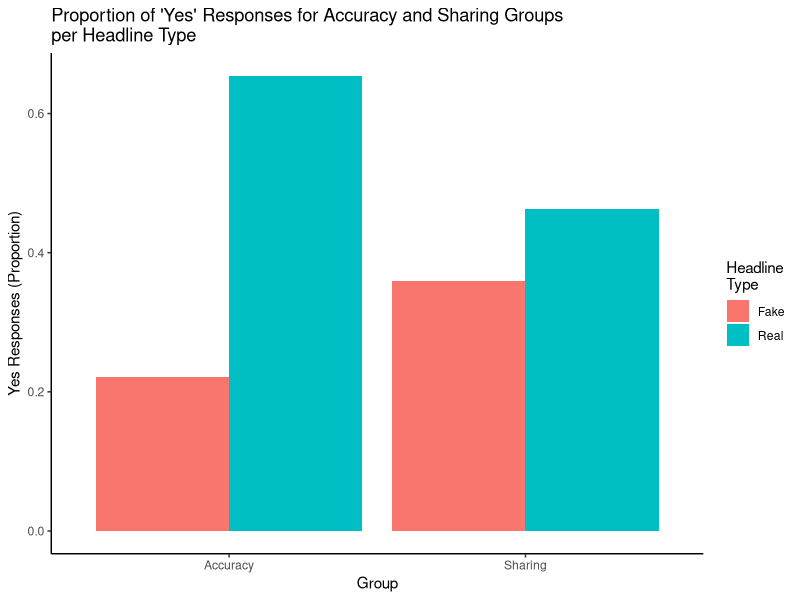
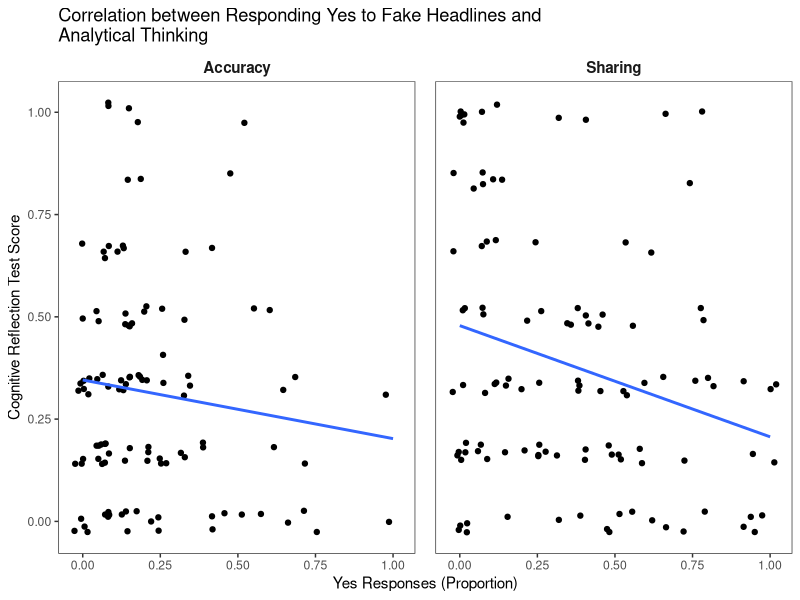
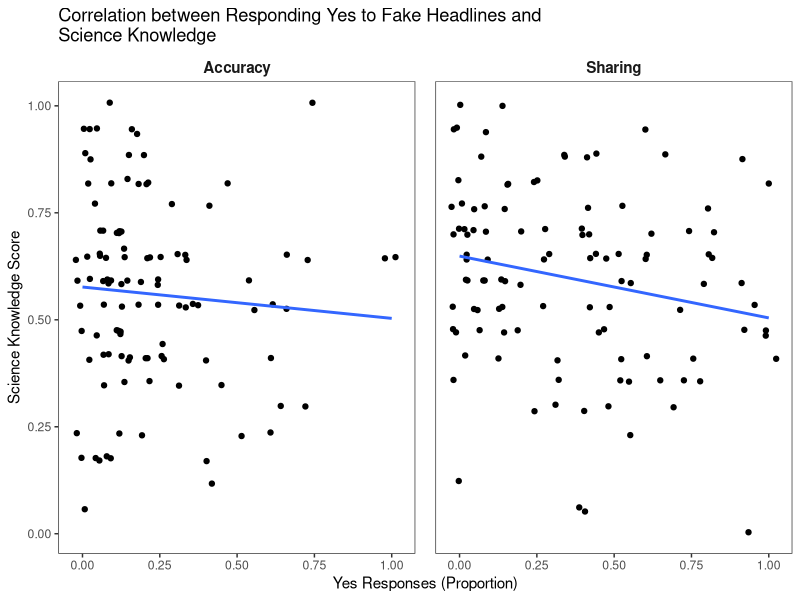
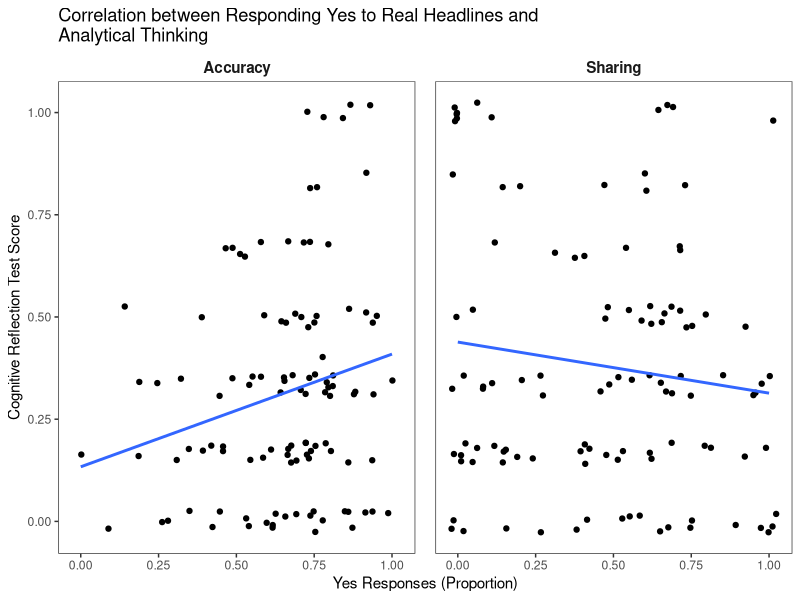
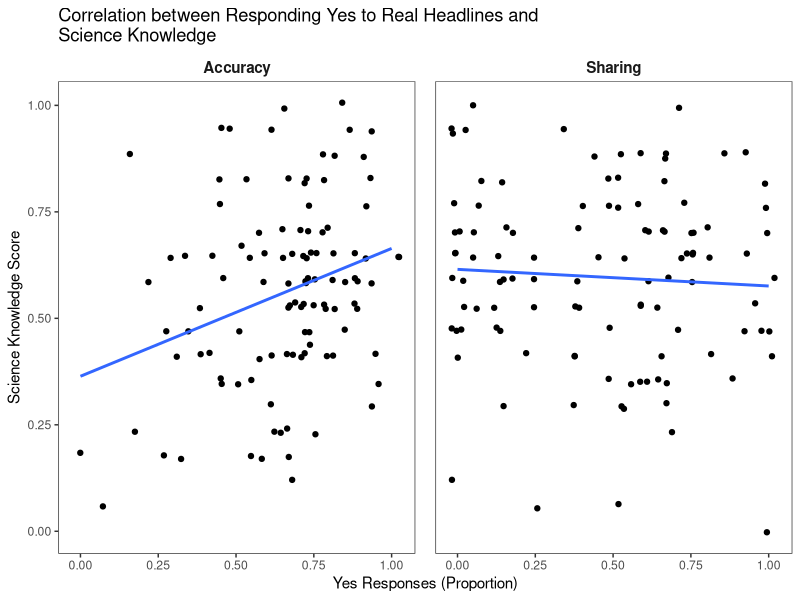

Recreate these plots in R, in order.
## ---- chunk 1
knitr::opts_chunk$set(echo = TRUE)
## ---- chunk 2
install.packages("tidyverse") # Install tidyverse
library(tidyverse) # Load tidyverse
## ---- chunk 3
# Load data into new variable for bar graph
s1groupbargraphdata <- readxl::read_xlsx("NudgeDataStudy1GroupBarGraph.xlsx")
# Print data
print(s1groupbargraphdata)

# Load data into new variable for scatterplots
study1 <- readxl::read_xlsx("NudgeDataStudy1Scatterplots.xlsx") 
# Print data
print(study1)
## ---- chunk 4
# Create a grouped bar graph 
s1groupbargraph <- ggplot(aes(fill = HeadlineType, x = Group, y = `Yes Responses (%)`), data = s1groupbargraphdata) + 
  geom_col(position = "dodge") +
  ylab("Yes Responses (Proportion)") + # Change the y-axis title
ggtitle("Proportion of 'Yes' Responses for Accuracy and Sharing Groups\nper Headline Type") + # Add a graph title 
  scale_fill_discrete(name="Headline\nType") + # Change legend title
  theme(panel.grid.major = element_blank(), panel.grid.minor = element_blank(),
panel.background = element_blank(), panel.border = element_blank(),
axis.line = element_line(colour = "black")) # Remove gridlines, background colour and border. Add axis line.

# Plot graph
plot(s1groupbargraph)
## ---- chunk 5
# Select relevant columns
study1 <- study1 %>% 
  select(QuestionType, CRT_ACC, ScienceKnowledge, Fake1_1, Fake1_2, Fake1_3, Fake1_4, Fake1_5, Fake1_6, Fake1_7, Fake1_8, Fake1_9, Fake1_10, Fake1_11, Fake1_12, Fake1_13, Fake1_14, Fake1_15, `Fake No. N`, `Fake No. Y`, Real1_1, Real1_2, Real1_3, Real1_4, Real1_5, Real1_6, Real1_7, Real1_8, Real1_9, Real1_10, Real1_11, Real1_12, Real1_13, Real1_14, Real1_15, `Real No. N`, `Real No. Y`)
# Print data
glimpse(study1)
## ---- chunk 6
# Rename columns
study1 <- study1 %>% 
  rename(Group = QuestionType, Analytical_Thinking = CRT_ACC, Science_Knowledge = ScienceKnowledge, FakeQ1 = Fake1_1, FakeQ2 = Fake1_2, FakeQ3 = Fake1_3, FakeQ4 = Fake1_4, FakeQ5 = Fake1_5, FakeQ6 = Fake1_6, FakeQ7 = Fake1_7, FakeQ8 = Fake1_8, FakeQ9 = Fake1_9, FakeQ10 = Fake1_10, FakeQ11 = Fake1_11, FakeQ12 = Fake1_12, FakeQ13 = Fake1_13, FakeQ14 = Fake1_14, FakeQ15 = Fake1_15, No_Responses_Fake = `Fake No. N`, Yes_Responses_Fake = `Fake No. Y`, RealQ1 = Real1_1, RealQ2 = Real1_2, RealQ3 = Real1_3, RealQ4 = Real1_4, RealQ5 = Real1_5, RealQ6 = Real1_6, RealQ7 = Real1_7, RealQ8 = Real1_8, RealQ9 = Real1_9, RealQ10 = Real1_10, RealQ11 = Real1_11, RealQ12 = Real1_12, RealQ13 = Real1_13, RealQ14 = Real1_14, RealQ15 = Real1_15, No_Responses_Real = `Real No. N`, Yes_Responses_Real = `Real No. Y`)
# Print data
glimpse(study1)
## ---- chunk 7
# Calculate the proportion of 'yes' responses per participant for fake headlines across both groups
fakeheadline <- study1 %>%
  mutate(Select_Yes_Proportion_FH = Yes_Responses_Fake/15)
glimpse(fakeheadline) # Print data

# Calculate the proportion of 'yes' responses per participant for fake headlines across both groups
realheadline <- study1 %>%
  mutate(Select_Yes_Proportion_RH = Yes_Responses_Real/15)
glimpse(realheadline) # Print data
## ---- chunk 8
# New facet label names for 'Group' variable
group.labs <- c("Accuracy", "Sharing")
names(group.labs) <- c("1", "2")

# Fake Headline, Analytical Thinking
FH_AT <- ggplot(data = fakeheadline, aes(x = Select_Yes_Proportion_FH, y = Analytical_Thinking)) + 
  geom_point(position = "jitter") + # Create scatterplot 
  geom_smooth(method = lm, se = FALSE) + # Add regression line
  facet_wrap(~ Group, labeller = labeller(Group = group.labs)) + # Compare between both groups 
  xlab("Yes Responses (Proportion)") + # Change x-axis label
  ylab("Cognitive Reflection Test Score") + # Change y-axis label
  ggtitle("Correlation between Responding Yes to Fake Headlines and\nAnalytical Thinking") + # Change plot title 
  theme_bw() + # Change theme
  theme(panel.grid.major = element_blank(), # Remove gridlines
        panel.grid.minor = element_blank(), # Remove gridlines
        panel.background = element_blank(), # Remove background colour 
        strip.text.x = element_text(size = 11, face = "bold"), # Customise text for accuracy and sharing labels 
        strip.background = element_rect(colour="white", fill="white"), # Remove background for the accuracy and sharing labels
        panel.spacing = unit(1, "lines")) # Increase spacing between two graphs 
print(FH_AT) # Print graph
## ---- chunk 9
# Fake Headline, Science Knowledge 
FH_SK <- ggplot(data = fakeheadline, aes(x = Select_Yes_Proportion_FH, y = Science_Knowledge)) +
  geom_point(position = "jitter") + # Create scatterplot 
  geom_smooth(method = lm, se = FALSE) + # Add regression line
  facet_wrap(~ Group, labeller = labeller(Group = group.labs)) + # Compare between both groups 
  xlab("Yes Responses (Proportion)") + # Change x-axis label
  ylab("Science Knowledge Score") + # Change y-axis label
  ggtitle("Correlation between Responding Yes to Fake Headlines and\nScience Knowledge") + # Change plot title 
  theme_bw() + # Change theme
  theme(panel.grid.major = element_blank(), # Remove gridlines
        panel.grid.minor = element_blank(), # Remove gridlines
        panel.background = element_blank(), # Remove background colour 
        strip.text.x = element_text(size = 11, face = "bold"), # Customise text for accuracy and sharing labels 
        strip.background = element_rect(colour="white", fill="white"), # Remove background for the accuracy and sharing labels
        panel.spacing = unit(1, "lines")) # Increase spacing between two graphs 
print(FH_SK) # Print graph
## ---- chunk 10
# Real Headline, Analytical Thinking
RH_AT <- ggplot(data = realheadline, aes(x = Select_Yes_Proportion_RH, y = Analytical_Thinking)) +
  geom_point(position = "jitter") + # Create scatterplot 
  geom_smooth(method = lm, se = FALSE) + # Add regression line
  facet_wrap(~ Group, labeller = labeller(Group = group.labs)) + # Compare between both groups 
  xlab("Yes Responses (Proportion)") + # Change x-axis label
  ylab("Cognitive Reflection Test Score") + # Change y-axis label
  ggtitle("Correlation between Responding Yes to Real Headlines and\nAnalytical Thinking") + # Change plot title 
  theme_bw() + # Change theme
  theme(panel.grid.major = element_blank(), # Remove gridlines
        panel.grid.minor = element_blank(), # Remove gridlines
        panel.background = element_blank(), # Remove background colour 
        strip.text.x = element_text(size = 11, face = "bold"), # Customise text for accuracy and sharing labels 
        strip.background = element_rect(colour="white", fill="white"), # Remove background for the accuracy and sharing labels
        panel.spacing = unit(1, "lines")) # Increase spacing between two graphs 
print(RH_AT) # Print graph
## ---- chunk 11
# Real Headline, Science Knowledge 
RH_SK <- ggplot(data = realheadline, aes(x = Select_Yes_Proportion_RH, y = Science_Knowledge)) +
  geom_point(position = "jitter") + # Create scatterplot 
  geom_smooth(method = lm, se = FALSE) + # Add regression line
  facet_wrap(~ Group, labeller = labeller(Group = group.labs)) + # Compare between both groups 
  xlab("Yes Responses (Proportion)") + # Change x-axis label
  ylab("Science Knowledge Score") + # Change y-axis label
  ggtitle("Correlation between Responding Yes to Real Headlines and\nScience Knowledge") + # Change plot title 
  theme_bw() + # Change theme
  theme(panel.grid.major = element_blank(), # Remove gridlines
        panel.grid.minor = element_blank(), # Remove gridlines
        panel.background = element_blank(), # Remove background colour 
        strip.text.x = element_text(size = 11, face = "bold"), # Customise text for accuracy and sharing labels 
        strip.background = element_rect(colour="white", fill="white"), # Remove background for the accuracy and sharing labels
        panel.spacing = unit(1, "lines")) # Increase spacing between two graphs 
print(RH_SK) # Print graph
